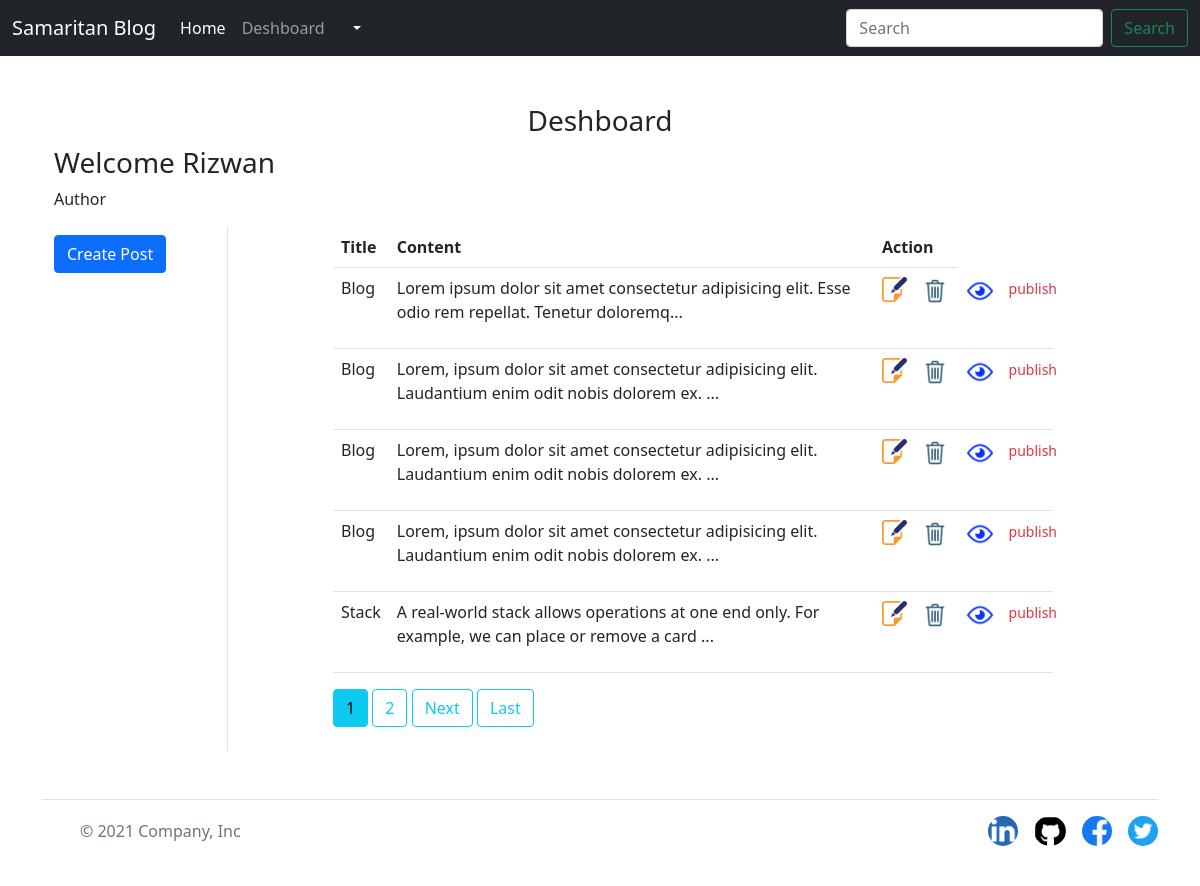
The app's page /dashboard/ (signed in) with its own data.
### blog/models.py (models this page shows, shortened)
class Post(models.Model):
    title = models.CharField(max_length=50)
    author = models.ForeignKey(User, on_delete=models.CASCADE)
    published_date = models.DateTimeField(default=timezone.now)
    content = RichTextField(blank = True, null = True)
    visible = models.BooleanField(default=False)
    upload = models.ImageField(upload_to ='uploads/')

### blog/views.py (the view)
# urls.py: path('dashboard/', views.deshboard, name='dashboard'),
def deshboard(request):
    if request.user.is_authenticated:
        post = Post.objects.all().order_by('published_date').reverse()
        paginator = Paginator(post, 5)
        page = request.GET.get('page')
        page_obj = paginator.get_page(page)
        if request.user.is_superuser:
            all_users = User.objects.values()
            users = []
            for user in range(0, len(all_users)):
                users.append(all_users[user]['username'])
            return render(request, 'blog/dashboard.html', {'post':post, 'page_obj':page_obj, 'user':'Admin', 'users':users})
        else:
            post = Post.objects.filter(author = request.user).order_by('published_date').reverse()
            paginator = Paginator(post, 5)
            page = request.GET.get('page')
            page_obj = paginator.get_page(page)
            return render(request, 'blog/dashboard.html', {'post':post, 'page_obj': page_obj, 'user':'Author'})
    return redirect('login')

### blog/templates/blog/dashboard.html (shortened to what this page needs)
{% extends 'blog/base.html' %}
{% load static %}
{% block content %}
<div class="container my-5">
    <center>
        <h3>Deshboard</h3>
    </center>
    <div class="row">
        <h3>Welcome <span class="text-capitalize">{{request.user}}</span></h3>
        <p>{{user}}</p>
        <div class="col-sm-2 border-end">
            <a href="{% url 'PostCreateView' %}" class="btn btn-primary my-2">Create Post</a>
        </div>
        <div class="col-sm-8 offset-sm-1">
            <table class="table">
                <tr>
                    <th>Title</th>
                    <th>Content</th>
                    <th>Action</th>
                </tr>
                {% for p in page_obj%}
                <tr>
                    <td>{{p.title}}</td>
                    <td>{{p.content|slice:"0:100"|safe}}...</td>
                    <td align="center">
                        <div class="row">
                            <div class="col-5">
                                <a href="{% url 'PostEditView' p.id %}">
                                    <img src="{% static 'blog/img/edit_icon.png' %}" alt="EDIT" height="25px"
                                        width="25px">
                                </a>
                            </div>
                            <div class="col-5">
                                <a href="{% url 'delete' p.id %}">
                                    <img src="{% static 'blog/img/delete_garbage_trash_icon.png' %}" alt="DELETE"
                                        height="30px" width="30px"></a>
                            </div>
                        </div>
                    </td>
                    <td>
                        <div class="row">
                            <div class="col-5">
                                <a href="{% url 'PostDetail' p.id %}">
                                    <img src="{% static 'blog/img/public_visible_watch_icon.png' %}" alt="View"
                                        height="30px" width="30px"></a>
                            </div>
                            <div class="col-5">
                                {%if p.visible == True%}
                                <small class="text-danger">publish</small>
                                {%else%}
                                    <a href="{% url 'ApprovePost' p.id%}">Approve</a>
                                {%endif%}
                            </div>
                        </div>
                    </td>
                </tr>
                {%endfor%}
            </table>
            {% for num in page_obj.paginator.page_range %}
            {% if page_obj.number == num %}
            <a class="btn btn-info mb-4" href="?page={{ num }}">{{ num }}</a>
            {% elif num > page_obj.number|add:'-2' and num < page_obj.number|add:'2' %} <a
                class="btn btn-outline-info mb-4" href="?page={{ num }}">{{ num }}</a>
                {% endif %}
                {% endfor %}
                {% if page_obj.has_next %}
                <a class="btn btn-outline-info mb-4" href="?page={{ page_obj.next_page_number }}">Next</a>
                <a class="btn btn-outline-info mb-4" href="?page={{ page_obj.paginator.num_pages }}">Last</a>
                {% endif %}
        </div>
    </div>
</div>
{% endblock content %}

### blog/static/blog/css/style.css (style rules this page uses)
a { text-decoration: none; }

### records on screen
Post: title "Blog", content "Lorem ipsum dolor sit amet consectetur adipisicing elit. Esse odio rem repellat. Tenetur doloremq", visible "publish"
Post: title "Blog", content "Lorem, ipsum dolor sit amet consectetur adipisicing elit. Laudantium enim odit nobis dolorem ex.", visible "publish"
Post: title "Blog", content "Lorem, ipsum dolor sit amet consectetur adipisicing elit. Laudantium enim odit nobis dolorem ex.", visible "publish"
Post: title "Blog", content "Lorem, ipsum dolor sit amet consectetur adipisicing elit. Laudantium enim odit nobis dolorem ex.", visible "publish"
Post: title "Stack", content "A real-world stack allows operations at one end only. For example, we can place or remove a card", visible "publish"

### other values on screen
{{ request.user }} "Rizwan"
{{ user }} "Author"
{{ num }} "1"
{{ num }} "2"
